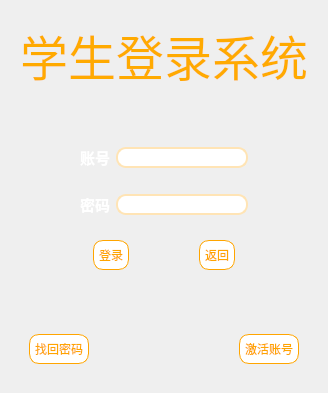
     <widget class="QWidget" name="LoginPage">
      <layout class="QGridLayout" name="gridLayout_2">
       <item row="0" column="0">
        <widget class="QWidget" name="Login_2" native="true">
         <layout class="QGridLayout" name="gridLayout">
          <item row="6" column="0">
           <spacer name="verticalSpacer">
            <property name="orientation">
             <enum>Qt::Vertical</enum>
            </property>
            <property name="sizeHint" stdset="0">
             <size>
              <width>20</width>
              <height>40</height>
             </size>
            </property>
           </spacer>
          </item>
          <item row="5" column="0">
           <widget class="QWidget" name="widget" native="true">
            <layout class="QHBoxLayout" name="horizontalLayout">
             <item>
              <spacer name="horizontalSpacer_3">
               <property name="orientation">
                <enum>Qt::Horizontal</enum>
               </property>
               <property name="sizeHint" stdset="0">
                <size>
                 <width>40</width>
                 <height>20</height>
                </size>
               </property>
              </spacer>
             </item>
             <item>
              <widget class="QPushButton" name="Login">
               <property name="styleSheet">
                <string notr="true">QPushButton{
	font: 12pt &quot;幼圆&quot;;
    color: 	#FFA500;
    background-color: #FFFFFF;
    border-color: 	#FFA500;
    border-radius: 10px;
    border-style: solid;
    border-width: 1px;
    padding: 5px;
}

/**鼠标停留在按钮上的样式**/
QPushButton::hover{	
    color: #FFFFFF;
    background-color: #FFA500;
    border-color: #FFA500;
}

/**鼠标按压下去的样式**/
QPushButton::pressed,QPushButton::checked{
    color: #FFFFFF;
    background-color: #FF8C00;
	border-color: #FF8C00;
}</string>
               </property>
               <property name="text">
                <string>登录</string>
               </property>
              </widget>
             </item>
             <item>
              <spacer name="horizontalSpacer_7">
               <property name="orientation">
                <enum>Qt::Horizontal</enum>
               </property>
               <property name="sizeHint" stdset="0">
                <size>
                 <width>40</width>
                 <height>20</height>
                </size>
               </property>
              </spacer>
             </item>
             <item>
              <widget class="QPushButton" name="Return">
               <property name="styleSheet">
                <string notr="true">QPushButton{
	font: 12pt &quot;幼圆&quot;;
    color: 	#FFA500;
    background-color: #FFFFFF;
    border-color: 	#FFA500;
    border-radius: 10px;
    border-style: solid;
    border-width: 1px;
    padding: 5px;
}

/**鼠标停留在按钮上的样式**/
QPushButton::hover{	
    color: #FFFFFF;
    background-color: #FFA500;
    border-color: #FFA500;
}

/**鼠标按压下去的样式**/
QPushButton::pressed,QPushButton::checked{
    color: #FFFFFF;
    background-color: #FF8C00;
	border-color: #FF8C00;
}</string>
               </property>
               <property name="text">
                <string>返回</string>
               </property>
              </widget>
             </item>
             <item>
              <spacer name="horizontalSpacer_6">
               <property name="orientation">
                <enum>Qt::Horizontal</enum>
               </property>
               <property name="sizeHint" stdset="0">
                <size>
                 <width>40</width>
                 <height>20</height>
                </size>
               </property>
              </spacer>
             </item>
            </layout>
           </widget>
          </item>
          <item row="3" column="0">
           <widget class="QWidget" name="widget_2" native="true">
            <layout class="QHBoxLayout" name="horizontalLayout_2">
             <item>
              <spacer name="horizontalSpacer_2">
               <property name="orientation">
                <enum>Qt::Horizontal</enum>
               </property>
               <property name="sizeHint" stdset="0">
                <size>
                 <width>40</width>
                 <height>20</height>
                </size>
               </property>
              </spacer>
             </item>
             <item>
              <widget class="QLabel" name="PasswordLabel">
               <property name="font">
                <font>
                 <pointsize>11</pointsize>
                 <bold>true</bold>
                </font>
               </property>
               <property name="styleSheet">
                <string notr="true">color: rgb(255, 255, 255);</string>
               </property>
               <property name="text">
                <string>密码</string>
               </property>
              </widget>
             </item>
             <item>
              <widget class="QLineEdit" name="Password">
               <property name="styleSheet">
                <string notr="true">QLineEdit {
	border: 2px solid #FFE4B5; /* 边框宽度为1px，颜色为#A0A0A0 */
	border-radius: 10px; /* 边框圆角 */
	padding-left: 5px; /* 文本距离左边界有5px */
	background-color: 	#FFFFFF	; /* 背景颜色 */
	color: 	#000000; /* 文本颜色 */
	selection-background-color: #000000; /* 选中文本的背景颜色 */
	selection-color: #FFFFFF; /* 选中文本的颜色 */
	font-family: &quot;Microsoft YaHei&quot;; /* 文本字体族 */
	font-size: 10pt; /* 文本字体大小 */
}

QLineEdit:hover { /* 鼠标悬浮在QLineEdit时的状态 */
	border: 2px solid #FFA500;
	border-radius: 10px;
	background-color: #FFFFFF;
	color: 	#000000;
	selection-background-color: #000000;
	selection-color: #FFFFFF;
}


QLineEdit:disabled { /* QLineEdit在禁用时的状态 */
	border: 2px solid 	#C0C0C0;
	background-color: 	#C0C0C0;
	color: 	#000000;
}

QLineEdit:read-only { /* QLineEdit在只读时的状态 */
	border: 2px solid 	#C0C0C0;
	background-color: 	#C0C0C0;
	color: 	#000000;
}</string>
               </property>
               <property name="echoMode">
                <enum>QLineEdit::Password</enum>
               </property>
              </widget>
             </item>
             <item>
              <spacer name="horizontalSpacer_5">
               <property name="orientation">
                <enum>Qt::Horizontal</enum>
               </property>
               <property name="sizeHint" stdset="0">
                <size>
                 <width>40</width>
                 <height>20</height>
                </size>
               </property>
              </spacer>
             </item>
            </layout>
           </widget>
          </item>
          <item row="2" column="0">
           <widget class="QWidget" name="widget_3" native="true">
            <layout class="QHBoxLayout" name="horizontalLayout_3">
             <item>
              <spacer name="horizontalSpacer">
               <property name="orientation">
                <enum>Qt::Horizontal</enum>
               </property>
               <property name="sizeHint" stdset="0">
                <size>
                 <width>40</width>
                 <height>20</height>
                </size>
               </property>
              </spacer>
             </item>
             <item>
              <widget class="QLabel" name="AccountLabel">
               <property name="font">
                <font>
                 <pointsize>11</pointsize>
                 <bold>true</bold>
                </font>
               </property>
               <property name="styleSheet">
                <string notr="true">
color: rgb(255, 255, 255);</string>
               </property>
               <property name="text">
                <string>账号</string>
               </property>
              </widget>
             </item>
             <item>
              <widget class="QLineEdit" name="Account">
               <property name="styleSheet">
                <string notr="true">QLineEdit {
	border: 2px solid #FFE4B5; /* 边框宽度为1px，颜色为#A0A0A0 */
	border-radius: 10px; /* 边框圆角 */
	padding-left: 5px; /* 文本距离左边界有5px */
	background-color: 	#FFFFFF	; /* 背景颜色 */
	color: 	#000000; /* 文本颜色 */
	selection-background-color: #000000; /* 选中文本的背景颜色 */
	selection-color: #FFFFFF; /* 选中文本的颜色 */
	font-family: &quot;Microsoft YaHei&quot;; /* 文本字体族 */
	font-size: 10pt; /* 文本字体大小 */
}

QLineEdit:hover { /* 鼠标悬浮在QLineEdit时的状态 */
	border: 2px solid #FFA500;
	border-radius: 10px;
	background-color: #FFFFFF;
	color: 	#000000;
	selection-background-color: #000000;
	selection-color: #FFFFFF;
}

QLineEdit:read-only { /* QLineEdit在只读时的状态 */
	border: 2px solid 	#D2B48C;
	background-color: 	#D2B48C;
	color: 	#000000;
}</string>
               </property>
              </widget>
             </item>
             <item>
              <spacer name="horizontalSpacer_4">
               <property name="orientation">
                <enum>Qt::Horizontal</enum>
               </property>
               <property name="sizeHint" stdset="0">
                <size>
                 <width>40</width>
                 <height>20</height>
                </size>
               </property>
              </spacer>
             </item>
            </layout>
           </widget>
          </item>
          <item row="7" column="0">
           <widget class="QWidget" name="widget_5" native="true">
            <layout class="QHBoxLayout" name="horizontalLayout_4">
             <item>
              <widget class="QPushButton" name="PasswordRetrival">
               <property name="styleSheet">
                <string notr="true">QPushButton{
	font: 9pt &quot;幼圆&quot;;
    color: 	#FFA500;
    background-color: #FFFFFF;
    border-color: 	#FFA500;
    border-radius: 10px;
    border-style: solid;
    border-width: 1px;
    padding: 5px;
}

/**鼠标停留在按钮上的样式**/
QPushButton::hover{	
    color: #FFFFFF;
    background-color: #FFA500;
    border-color: #FFA500;
}

/**鼠标按压下去的样式**/
QPushButton::pressed,QPushButton::checked{
    color: #FFFFFF;
    background-color: #FF8C00;
	border-color: #FF8C00;
}</string>
               </property>
               <property name="text">
                <string>找回密码</string>
               </property>
               <property name="flat">
                <bool>false</bool>
               </property>
              </widget>
             </item>
             <item>
              <spacer name="horizontalSpacer_9">
               <property name="orientation">
                <enum>Qt::Horizontal</enum>
               </property>
               <property name="sizeHint" stdset="0">
                <size>
                 <width>40</width>
                 <height>20</height>
                </size>
               </property>
              </spacer>
             </item>
             <item>
              <spacer name="horizontalSpacer_8">
               <property name="orientation">
                <enum>Qt::Horizontal</enum>
               </property>
               <property name="sizeHint" stdset="0">
                <size>
                 <width>40</width>
                 <height>20</height>
                </size>
               </property>
              </spacer>
             </item>
             <item>
              <widget class="QPushButton" name="SignIn">
               <property name="styleSheet">
                <string notr="true">QPushButton{
	font: 9pt &quot;幼圆&quot;;
    color: 	#FFA500;
    background-color: #FFFFFF;
    border-color: 	#FFA500;
    border-radius: 10px;
    border-style: solid;
    border-width: 1px;
    padding: 5px;
}

/**鼠标停留在按钮上的样式**/
QPushButton::hover{	
    color: #FFFFFF;
    background-color: #FFA500;
    border-color: #FFA500;
}

/**鼠标按压下去的样式**/
QPushButton::pressed,QPushButton::checked{
    color: #FFFFFF;
    background-color: #FF8C00;
	border-color: #FF8C00;
}</string>
               </property>
               <property name="text">
                <string>激活账号</string>
               </property>
               <property name="checkable">
                <bool>false</bool>
               </property>
               <property name="flat">
                <bool>false</bool>
               </property>
              </widget>
             </item>
            </layout>
           </widget>
          </item>
          <item row="0" column="0">
           <widget class="QLabel" name="Information">
            <property name="font">
             <font>
              <family>方正舒体</family>
              <pointsize>36</pointsize>
             </font>
            </property>
            <property name="styleSheet">
             <string notr="true">color: rgb(255, 170, 0);</string>
            </property>
            <property name="text">
             <string>学生登录系统</string>
            </property>
            <property name="alignment">
             <set>Qt::AlignCenter</set>
            </property>
           </widget>
          </item>
          <item row="1" column="0">
           <spacer name="verticalSpacer_2">
            <property name="orientation">
             <enum>Qt::Vertical</enum>
            </property>
            <property name="sizeHint" stdset="0">
             <size>
              <width>20</width>
              <height>40</height>
             </size>
            </property>
           </spacer>
          </item>
         </layout>
        </widget>
       </item>
      </layout>
     </widget>
